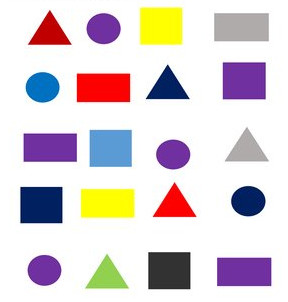
#> input picture atelier2/figure03_02.jpg, 288 x 302 px
$ python ex1.py
#> lines starting #> are read from the running program, lines starting #| are printed output that depends on the picture; after the words box and inside, x2 and y2 are one past the last pixel; in counts of white or black regions, pixels touching at a corner belong together
import cv2
import numpy as np
import matplotlib.pyplot as plt

# Charger l'image
image_path = 'figure03_02.jpg'
image = cv2.imread(image_path)
#> image is the input picture: shape (302, 288, 3); mean B, G, R 213.7, 211.2, 220.6

if image is None:
    print("Erreur : Impossible de charger l'image.")
    exit()

# Convertir en niveaux de gris
gray = cv2.cvtColor(image, cv2.COLOR_BGR2GRAY)
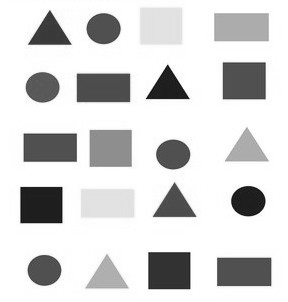
#> gray: shape (302, 288); min 9, max 255, mean 214.3

#  Filtre Moyenneur
mean_filter = cv2.blur(gray, (5, 5))
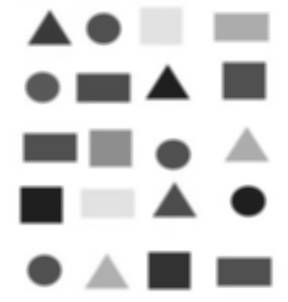
#> mean_filter: shape (302, 288); min 27, max 255, mean 214.3

# Filtre Médian
median_filter = cv2.medianBlur(gray, 5)

# Filtre Pondéré (filtre Gaussien)

weighted_filter = cv2.GaussianBlur(gray, (5, 5), sigmaX=1)
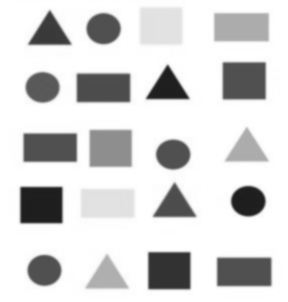
#> weighted_filter: shape (302, 288); min 29, max 255, mean 214.3
#seuil
_, thresholded = cv2.threshold(gray, 127, 255, cv2.THRESH_BINARY)
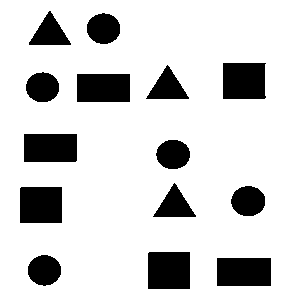
#> thresholded: shape (302, 288); 82.4% white; 14 black regions, largest, box (x1, y1, x2, y2) and area: (148, 252, 190, 289) 1553, (223, 63, 266, 99) 1515, (217, 258, 271, 286) 1512

# --- Affichage ---
titles = ['Originale', 'Filtre Moyenneur', 'Filtre Médian', 'Filtre Pondéré (Gaussien)', 'Seuil']
images = [gray, mean_filter, median_filter, weighted_filter, thresholded]

plt.figure(figsize=(15, 8))
for i in range(5):
    plt.subplot(2, 3, i+1)
    plt.imshow(images[i], cmap='gray')
    plt.title(titles[i])
    plt.axis('off')

plt.tight_layout()
plt.show()
